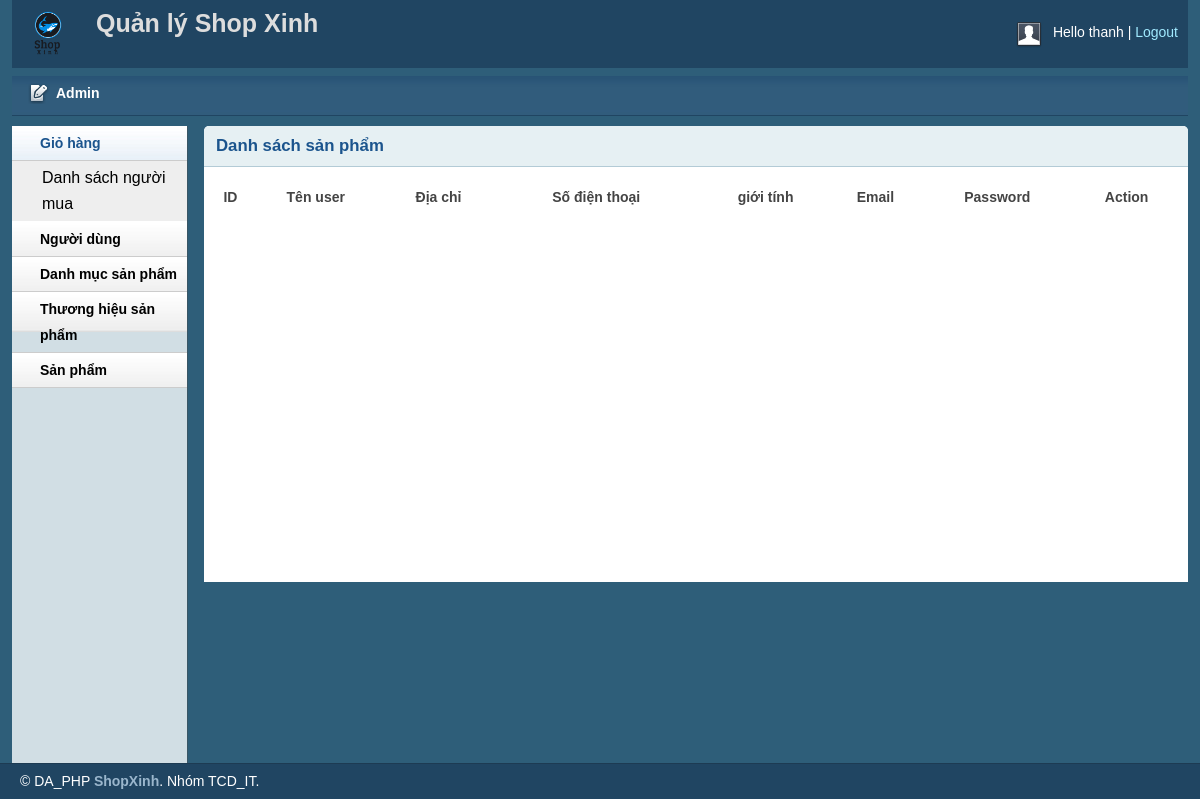
Before: /admin/userlist.php (signed in) with the older database file.
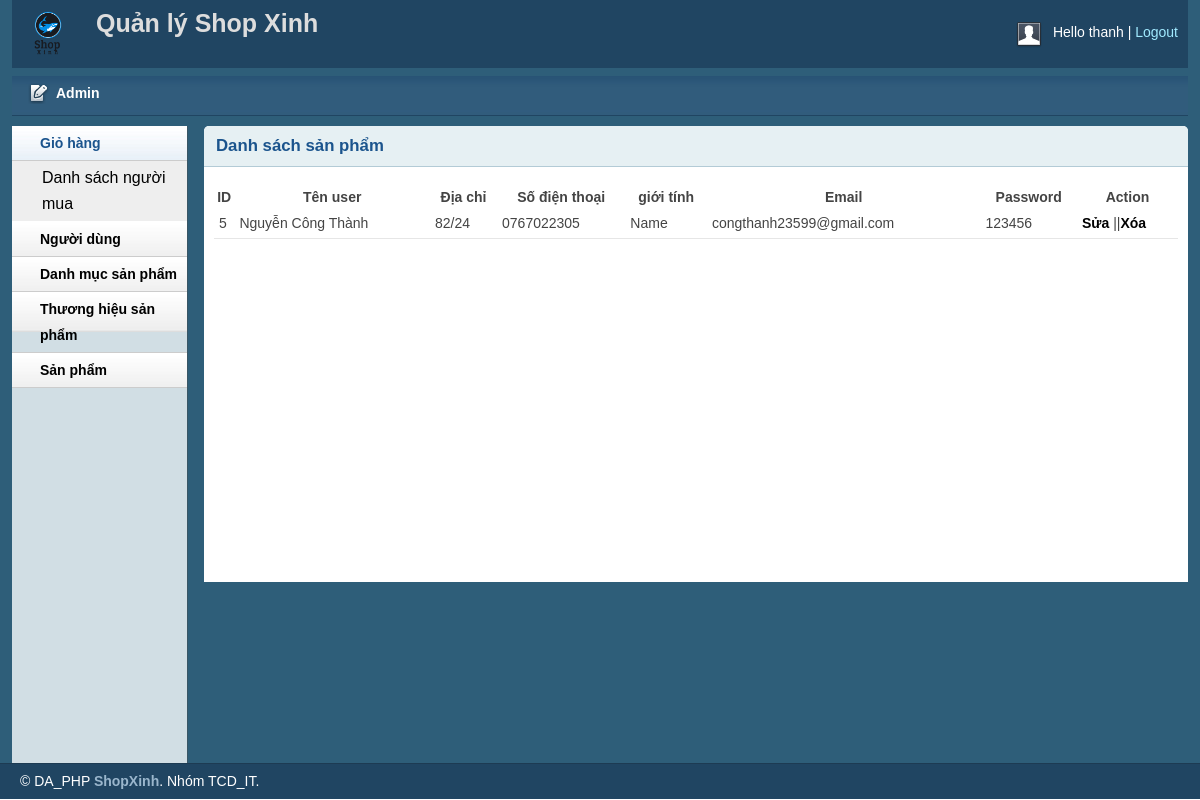
After: the same page with the newer database file.
### tables this page shows
CREATE TABLE `tbl_user` (
  `ID` int(11) NOT NULL,
  `Name` varchar(200) NOT NULL,
  `Address` varchar(200) NOT NULL,
  `Phone` varchar(30) NOT NULL,
  `Gender` int(11) NOT NULL,
  `Email` varchar(50) NOT NULL,
  `Password` varchar(30) NOT NULL
);

### lb/database.php (called while the page is built, shortened)
<?php
Class Database{
   public $host   = DB_HOST;
   public $user   = DB_USER;
   public $pass   = DB_PASS;
   public $dbname = DB_NAME;
   public $link;
private function connectDB(){
   $this->link = new mysqli($this->host, $this->user, $this->pass,
    $this->dbname);
 }
public function select($query){
  $result = $this->link->query($query) or
   die($this->link->error.__LINE__);
  if($result->num_rows > 0){
    return $result;
  } else {
    return false;
  }
 }
}

### classes/customer.php (called while the page is built, shortened)
<?php
    require_once('C:/xampp/htdocs/DA_PHP/shop/lb/database.php');
?>
<?php
    class customer
    {
        private $db;
        public function __construct()
        {
           $this->db = new Database();
        }
        public function show_ALL_customer()
        {
            $query = "SELECT * FROM tbl_user ";
            $result = $this->db->select($query);
            return $result;
        }
    }
?>

### admin/userlist.php (the view, shortened to what this page needs)
<?php include 'inc/header.php';?>
<?php include 'inc/sidebar.php';?>
<?php include_once '../classes/customer.php';?>
<?php
	$cus = new  customer();
?>
<div class="grid_10">
    <div class="box round first grid">
        <h2>Danh sách sản phẩm</h2>
        <div class="block">
            <table class="data display datatable" id="example">
			<thead>
				<tr>
					<th>ID</th>
					<th>Tên user</th>
					<th>Địa chỉ</th>
					<th>Số điện thoại</th>
					<th>giới tính</th>
					<th>Email</th>
					<th>Password </th>
					<th>Action</th>
				</tr>
			</thead>
			<tbody>
				<?php
						$cuslist = $cus->show_ALL_customer();
						if ($cuslist)
						{
							while ($result = $cuslist->fetch_assoc())
							{
				 ?>
				<tr class="odd gradeX">
					<td><?php echo $result['ID']?></td>
                    <td><?php echo $result['Name']?></td>
					<td><?php echo $result['Address']?></td>
                    <td><?php echo $result['Phone']?></td>
					<td><?php
						if ($result['Gender'] ==1)
						{
							echo "Name";
						}
						else
						{
							echo "Nữ";
						}
					?></td>
					<td><?php echo $result['Email']?></td>
					<td><?php echo $result['Password'] ;?></td>
					<td><a href="useredit.php?UserID=<?php echo $result['ID']?>">Sửa</a> ||<a onclick="return confirm('Bạn có muốn xóa không?')" href="?delid=<?php echo $result['ID']?>">Xóa</a> </td>
				</tr>
				<?php
					}
				}
				?>
			</tbody>
		</table>
       </div>
    </div>
</div>
<?php include 'inc/footer.php';?>

Changed rows visible on the page:
added tbl_user: ID "5", Name "Nguyễn Công Thành", Address "82/24", Phone "0767022305", Gender "Name", Email "congthanh23599@gmail.com", Password "123456"
